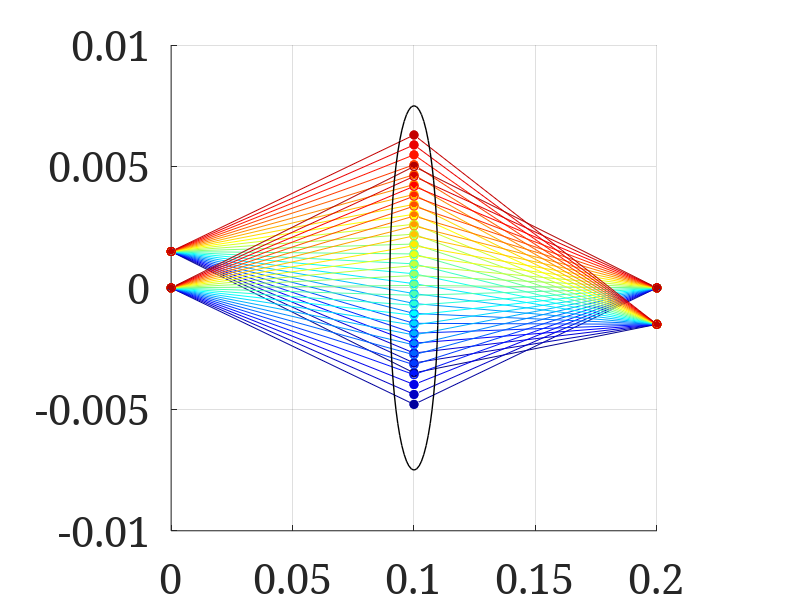

The MATLAB source for this figure: (Note: this script raises an error after producing the figure.)
addpath(addpath(genpath('C:\Users\Lars Loetgering\Dropbox\Codes\fracPty')))
% simpleRayTrace

% configuration
set(0, 'DefaultAxesFontSize', 30);
set(0, 'DefaultFigureColor', 'w');
set(0,'defaultAxesFontName', 'serif')

% main program

% free space
z = 10e-2;          % free-space propagation distance
F = [1 z;...        % free-space propagation matrix
     0 1];      
numRays = 50;       % number of rays
maxAngle = 5e-2;    % maximum (paraxial) angle
% ray bundle at x = 0:
V = [0*ones(1,numRays); linspace(-maxAngle,maxAngle,numRays)]; 
% set half of the positions to x ~= 0
V(1,1:2:numRays) = 1.5e-3 * ones(1, numRays/2);     
% propagation step: map V to Vp ("Vprime"):
Vp = F * V;         % free space propagation (from source to lens)
figure(1), clf      % clf clears previous figure if present
hold on             % hold on allows to draw multiple points
cmap = jet(numRays);% get colormap to draw rays in different colors
for k  = 1:numRays
    plot([0 z], [V(1,k), Vp(1,k)], 'o-',...
        'color',cmap(k,:),'MarkerFaceColor',cmap(k,:))
end
hold off
%%
% lens + free-space
f = z/2;            % focal length of lens
L = [1 0; -1/f 1];  % lens matrix
Vpp = F*(L*Vp);     % lens transormation + propagation step 
figure(1)
hold on
for k  = 1:numRays
    plot([z, 2*z], [Vp(1,k), Vpp(1,k)], 'o-',...
        'color',cmap(k,:),'MarkerFaceColor',cmap(k,:))
end
%%
% draw ellipse to indicate lens position (not mandatory)
dz = 2e-2;
dx = 1.5e-2;
pos = [z-dz/2 0-dx/2 dz dx]; 
h = rectangle('Position',pos,'Curvature',[1 1],'LineWidth',1);
axis square
grid on
h = gca;
h.LineWidth = 3;
xlabel('z / m'), ylabel('x / m')
hold off